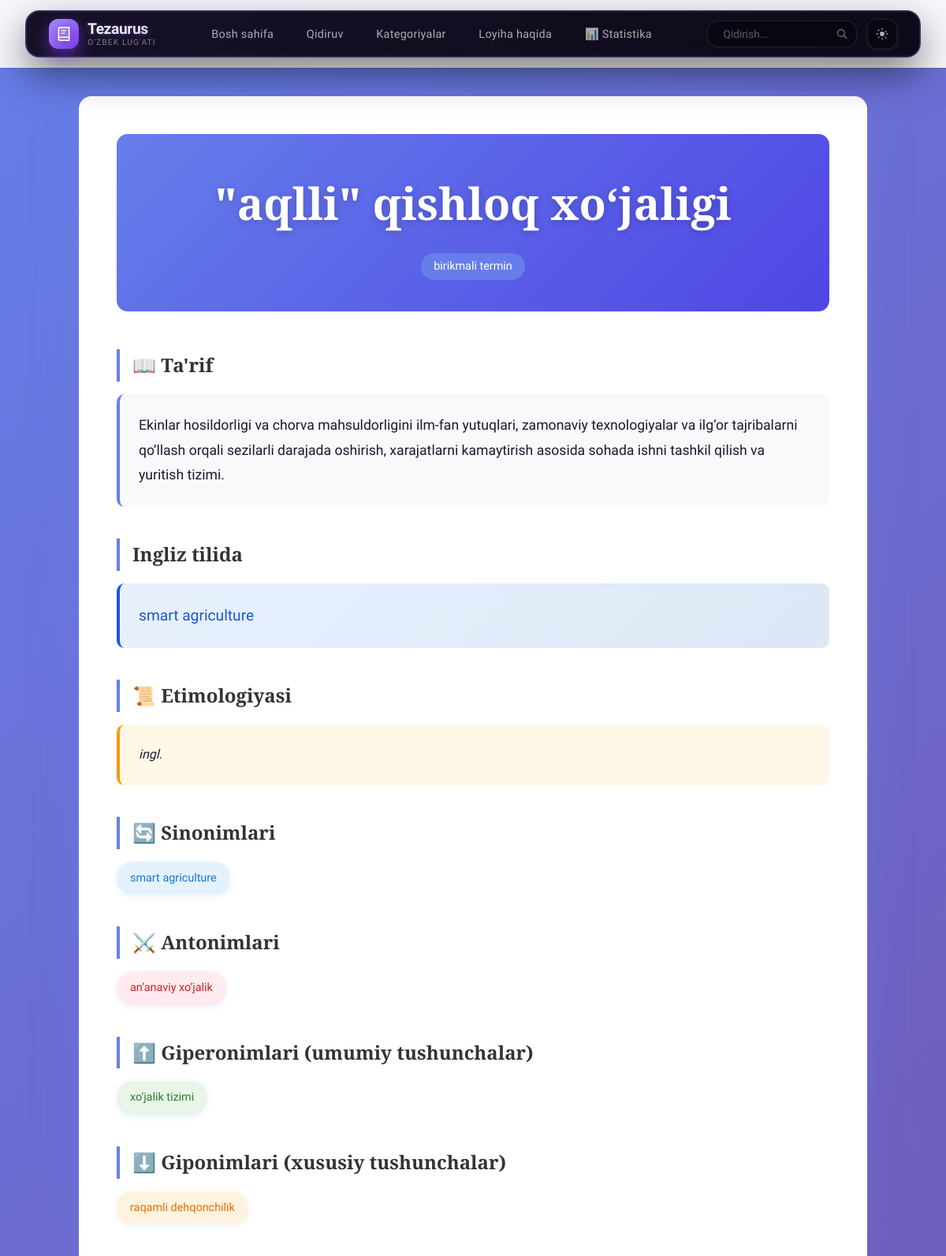
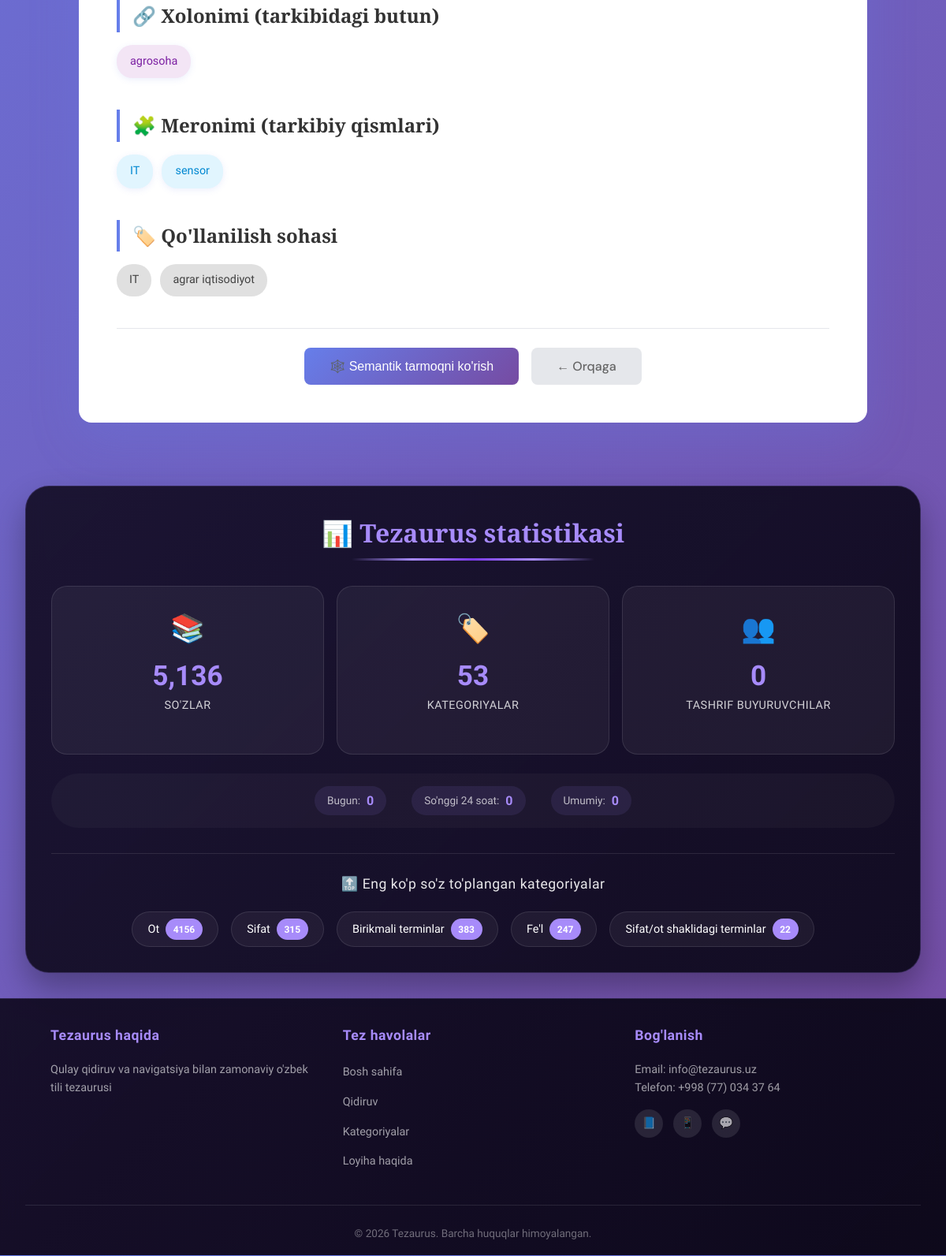
The page /word/"aqlli" qishloq xo‘jaligi on the database its author committed (2 pictures, top to bottom).
### models.py (models this page shows, shortened)
class Word(db.Model):
    id = db.Column(db.Integer, primary_key=True)
    word = db.Column(db.String(100), nullable=False, index=True)  # unique=True ni olib tashladik!
    definition = db.Column(db.Text, nullable=False)
    etymology = db.Column(db.Text)
    translation_en = db.Column(db.String(200))
    categories = db.relationship('WordCategory', backref='word_item', lazy='dynamic', cascade='all, delete-orphan')
    synonyms = db.relationship('WordSynonym', backref='word_item', lazy='dynamic', cascade='all, delete-orphan')
    antonyms = db.relationship('WordAntonym', backref='word_item', lazy='dynamic', cascade='all, delete-orphan')
    hyperonyms = db.relationship('WordHyperonym', backref='word_item', lazy='dynamic', cascade='all, delete-orphan')
    hyponyms = db.relationship('WordHyponym', backref='word_item', lazy='dynamic', cascade='all, delete-orphan')
    holonyms = db.relationship('WordHolonym', backref='word_item', lazy='dynamic', cascade='all, delete-orphan')
    meronyms = db.relationship('WordMeronym', backref='word_item', lazy='dynamic', cascade='all, delete-orphan')
    homonyms = db.relationship('WordHomonym', backref='word_item', lazy='dynamic', cascade='all, delete-orphan')
    paronyms = db.relationship('WordParonym', backref='word_item', lazy='dynamic', cascade='all, delete-orphan')
    usage_areas = db.relationship('WordUsageArea', backref='word_item', lazy='dynamic', cascade='all, delete-orphan')
    created_at = db.Column(db.DateTime, default=datetime.utcnow)
    updated_at = db.Column(db.DateTime, default=datetime.utcnow, onupdate=datetime.utcnow)

class WordCategory(db.Model):
    __tablename__ = 'word_category'
    id = db.Column(db.Integer, primary_key=True)
    word_id = db.Column(db.Integer, db.ForeignKey('word.id'), nullable=False)
    category = db.Column(db.String(50), nullable=False, index=True)

class WordSynonym(db.Model):
    __tablename__ = 'word_synonym'
    id = db.Column(db.Integer, primary_key=True)
    word_id = db.Column(db.Integer, db.ForeignKey('word.id'), nullable=False)
    related_word = db.Column(db.String(100), nullable=False, index=True)

class WordAntonym(db.Model):
    __tablename__ = 'word_antonym'
    id = db.Column(db.Integer, primary_key=True)
    word_id = db.Column(db.Integer, db.ForeignKey('word.id'), nullable=False)
    related_word = db.Column(db.String(100), nullable=False, index=True)

class WordHyperonym(db.Model):
    __tablename__ = 'word_hyperonym'
    id = db.Column(db.Integer, primary_key=True)
    word_id = db.Column(db.Integer, db.ForeignKey('word.id'), nullable=False)
    related_word = db.Column(db.String(100), nullable=False, index=True)

class WordHyponym(db.Model):
    __tablename__ = 'word_hyponym'
    id = db.Column(db.Integer, primary_key=True)
    word_id = db.Column(db.Integer, db.ForeignKey('word.id'), nullable=False)
    related_word = db.Column(db.String(100), nullable=False, index=True)

class WordHolonym(db.Model):
    __tablename__ = 'word_holonym'
    id = db.Column(db.Integer, primary_key=True)
    word_id = db.Column(db.Integer, db.ForeignKey('word.id'), nullable=False)
    related_word = db.Column(db.String(100), nullable=False, index=True)

class WordMeronym(db.Model):
    __tablename__ = 'word_meronym'
    id = db.Column(db.Integer, primary_key=True)
    word_id = db.Column(db.Integer, db.ForeignKey('word.id'), nullable=False)
    related_word = db.Column(db.String(100), nullable=False, index=True)

class WordUsageArea(db.Model):
    __tablename__ = 'word_usage_area'
    id = db.Column(db.Integer, primary_key=True)
    word_id = db.Column(db.Integer, db.ForeignKey('word.id'), nullable=False)
    area = db.Column(db.String(100), nullable=False, index=True)

### app.py (the view)
@app.route('/word/<word>')
def word_detail(word):
    try:
        db_word = Word.query.filter(Word.word.ilike(word)).first()
        if db_word:
            data = {
                'определение': db_word.definition,
                'translation_en': db_word.translation_en,
                'turkumi': [cat.category for cat in db_word.categories],
                'синонимы': [syn.related_word for syn in db_word.synonyms],
                'антонимы': [ant.related_word for ant in db_word.antonyms],
                'гиперонимы': [hyp.related_word for hyp in db_word.hyperonyms],
                'гипонимы': [hypo.related_word for hypo in db_word.hyponyms],
                'xolonim': [hol.related_word for hol in db_word.holonyms],
                'meronim': [mer.related_word for mer in db_word.meronyms],
                'omonim': [hom.related_word for hom in db_word.homonyms],
                'paronim': [par.related_word for par in db_word.paronyms],
                'qollanilishi': [area.area for area in db_word.usage_areas],
                'etimologiyasi': [db_word.etymology] if db_word.etymology else []
            }
            return render_template('word_detail.html', word=db_word.word, data=data)
    except Exception:
        pass
    return render_template('404.html'), 404

### templates/word_detail.html (shortened to what this page needs)
{% extends "base.html" %}
{% block content %}
<div class="word-detail-page">
    <div class="word-header">
        <h1>{{ word }}</h1>
        <div class="word-badges">
            {% if data.turkumi %}
                <span class="badge">{{ data.turkumi|join(', ') }}</span>
            {% endif %}
        </div>
    </div>
    <div class="word-sections">
        {% if data.определение %}
        <div class="word-section">
            <h2>📖 Ta'rif</h2>
            <div class="definition-text">
                {{ data.определение }}
            </div>
        </div>
        {% endif %}
        {% if data.translation_en %}
        <div class="word-section">
            <h2>Ingliz tilida</h2>
            <div class="translation-text">
                {{ data.translation_en }}
            </div>
        </div>
        {% endif %}
        {% if data.etimologiyasi %}
        <div class="word-section">
            <h2>📜 Etimologiyasi</h2>
            <div class="etymology-text">
                {% for etim in data.etimologiyasi %}
                    <p>{{ etim }}</p>
                {% endfor %}
            </div>
        </div>
        {% endif %}
        {% if data.синонимы %}
        <div class="word-section">
            <h2>🔄 Sinonimlari</h2>
            <div class="word-tags">
                {% for synonym in data.синонимы %}
                <a href="{{ url_for('word_detail', word=synonym) }}" class="word-tag synonym">{{ synonym }}</a>
                {% endfor %}
            </div>
        </div>
        {% endif %}
        {% if data.антонимы %}
        <div class="word-section">
            <h2>⚔️ Antonimlari</h2>
            <div class="word-tags">
                {% for antonym in data.антонимы %}
                <a href="{{ url_for('word_detail', word=antonym) }}" class="word-tag antonym">{{ antonym }}</a>
                {% endfor %}
            </div>
        </div>
        {% endif %}
        {% if data.гиперонимы %}
        <div class="word-section">
            <h2>⬆️ Giperonimlari (umumiy tushunchalar)</h2>
            <div class="word-tags">
                {% for hyperonym in data.гиперонимы %}
                <a href="{{ url_for('word_detail', word=hyperonym) }}" class="word-tag hyperonym">{{ hyperonym }}</a>
                {% endfor %}
            </div>
        </div>
        {% endif %}
        {% if data.гипонимы %}
        <div class="word-section">
            <h2>⬇️ Giponimlari (xususiy tushunchalar)</h2>
            <div class="word-tags">
                {% for hyponym in data.гипонимы %}
                <a href="{{ url_for('word_detail', word=hyponym) }}" class="word-tag hyponym">{{ hyponym }}</a>
                {% endfor %}
            </div>
        </div>
        {% endif %}
        {% if data.xolonim %}
        <div class="word-section">
            <h2>🔗 Xolonimi (tarkibidagi butun)</h2>
            <div class="word-tags">
                {% for holonym in data.xolonim %}
                <a href="{{ url_for('word_detail', word=holonym) }}" class="word-tag holonym">{{ holonym }}</a>
                {% endfor %}
            </div>
        </div>
        {% endif %}
        {% if data.meronim %}
        <div class="word-section">
            <h2>🧩 Meronimi (tarkibiy qismlari)</h2>
            <div class="word-tags">
                {% for meronym in data.meronim %}
                <span class="word-tag meronym">{{ meronym }}</span>
                {% endfor %}
            </div>
        </div>
        {% endif %}
        {% if data.qollanilishi %}
        <div class="word-section">
            <h2>🏷️ Qo'llanilish sohasi</h2>
            <div class="word-tags">
                {% for field in data.qollanilishi %}
                <span class="field-tag">{{ field }}</span>
                {% endfor %}
            </div>
        </div>
        {% endif %}
    </div>
    <div class="word-actions">
        <button onclick="showSemanticNetworkModal('{{ word }}')" class="semantic-action-btn">
            🕸️ Semantik tarmoqni ko'rish
        </button>
        <button onclick="history.back()" class="back-btn">← Orqaga</button>
    </div>
</div>
{% endblock %}

### templates/base.html (shortened to what this page needs)
<!DOCTYPE html>
<html lang="uz">
<head>
    <link rel="stylesheet" href="{{ url_for('static', filename='css/style.css') }}">
</head>
<body>
    <nav class="navbar" id="navbar">
        <div class="nav-inner">
            <a href="{{ url_for('index') }}" class="nav-logo">
                <div class="logo-icon">
                </div>
                <div class="logo-wordmark">
                    <span class="logo-title">Tezaurus</span>
                    <span class="logo-sub">O'zbek lug'ati</span>
                </div>
            </a>
            <ul class="nav-links" id="navLinks">
                <li><a href="{{ url_for('index') }}" class="nav-link {% if request.endpoint == 'index' %}active{% endif %}">Bosh sahifa</a></li>
                <li><a href="{{ url_for('search') }}" class="nav-link {% if request.endpoint == 'search' %}active{% endif %}">Qidiruv</a></li>
                <li><a href="{{ url_for('categories') }}" class="nav-link {% if request.endpoint == 'categories' %}active{% endif %}">Kategoriyalar</a></li>
                <li><a href="{{ url_for('about') }}" class="nav-link {% if request.endpoint == 'about' %}active{% endif %}">Loyiha haqida</a></li>
                <li><a href="{{ url_for('agriculture_stats') }}" class="nav-link">📊 Statistika</a></li>
            </ul>
            <div class="nav-right">
                <div class="nav-search">
                    <form action="{{ url_for('search') }}" method="GET" class="search-form" id="searchForm">
                        <input type="text" name="q" placeholder="Qidirish..." class="search-input" id="searchInput" autocomplete="off">
                        <button type="submit" class="search-btn">
                            <svg viewBox="0 0 24 24" fill="none" stroke="currentColor" stroke-width="2.2" stroke-linecap="round" stroke-linejoin="round">
                                <circle cx="11" cy="11" r="7"/>
                                <line x1="16.5" y1="16.5" x2="22" y2="22"/>
                            </svg>
                        </button>
                    </form>
                </div>
                <button class="theme-btn" id="themeBtn" title="Dizayn sozlamalari">
                    <svg viewBox="0 0 24 24">
                        <circle cx="12" cy="12" r="3" fill="currentColor"/>
                        <path d="M12 5v-3M12 22v-3M5 12h-3M22 12h-3M7.05 7.05l-2.1-2.1M19.05 19.05l-2.1-2.1M19.05 7.05l-2.1 2.1M7.05 19.05l-2.1-2.1"
                              stroke="currentColor" stroke-width="1.8" fill="none"/>
                    </svg>
                </button>
            </div>
        </div>
    </nav>
    <main class="main-content">
        {% block content %}{% endblock %}
    </main>
    <div class="stats-wrapper">
        <div class="stats-showcase">
            <div class="stats-header">
                <h2>📊 <span>Tezaurus statistikasi</span></h2>
            </div>
            <div class="stats-grid-horizontal">
                <div class="stat-item-horizontal">
                    <div class="stat-icon-horizontal">📚</div>
                    <div class="stat-value-horizontal" id="homeWordCount">0</div>
                    <div class="stat-label-horizontal">So'zlar</div>
                </div>
                <div class="stat-item-horizontal">
                    <div class="stat-icon-horizontal">🏷️</div>
                    <div class="stat-value-horizontal" id="homeCategoryCount">0</div>
                    <div class="stat-label-horizontal">Kategoriyalar</div>
                </div>
                <div class="stat-item-horizontal">
                    <div class="stat-icon-horizontal">👥</div>
                    <div class="stat-value-horizontal" id="homeVisitorCount">0</div>
                    <div class="stat-label-horizontal">Tashrif buyuruvchilar</div>
                </div>
            </div>
            <div class="visitor-stats-row">
                <div class="visitor-stat">
                    <span class="visitor-stat-label">Bugun:</span>
                    <span class="visitor-stat-value" id="todayVisitors">0</span>
                </div>
                <div class="visitor-stat">
                    <span class="visitor-stat-label">So'nggi 24 soat:</span>
                    <span class="visitor-stat-value" id="activeVisitors">0</span>
                </div>
                <div class="visitor-stat">
                    <span class="visitor-stat-label">Umumiy:</span>
                    <span class="visitor-stat-value" id="totalVisitors">0</span>
                </div>
            </div>
            <div class="top-categories-compact">
                <h3>🔝 Eng ko'p so'z to'plangan kategoriyalar</h3>
                <div class="categories-row" id="topCategories">
                </div>
            </div>
        </div>
    </div>
    <footer class="footer">
        <div class="footer-container">
            <div class="footer-section">
                <h3>Tezaurus haqida</h3>
                <p>Qulay qidiruv va navigatsiya bilan zamonaviy o'zbek tili tezaurusi</p>
            </div>
            <div class="footer-section">
                <h3>Tez havolalar</h3>
                <ul>
                    <li><a href="{{ url_for('index') }}">Bosh sahifa</a></li>
                    <li><a href="{{ url_for('search') }}">Qidiruv</a></li>
                    <li><a href="{{ url_for('categories') }}">Kategoriyalar</a></li>
                    <li><a href="{{ url_for('about') }}">Loyiha haqida</a></li>
                </ul>
            </div>
            <div class="footer-section">
                <h3>Bog'lanish</h3>
                <p>Email: info@tezaurus.uz</p>
                <p>Telefon: +998 (77) 034 37 64</p>
                <div class="social-links">
                    <a href="#" class="social-link">📘</a>
                    <a href="#" class="social-link">📱</a>
                    <a href="#" class="social-link">💬</a>
                </div>
            </div>
        </div>
        <div class="footer-bottom">
            <p>&copy; 2026 Tezaurus. Barcha huquqlar himoyalangan.</p>
        </div>
    </footer>
</body>
</html>

### rows shown on the page
Word: word "\"aqlli\" qishloq xo‘jaligi", определение "Ekinlar hosildorligi va chorva mahsuldorligini ilm-fan yutuqlari, zamonaviy texnologiyalar va ilg‘or tajribalarni qo‘llash orqali sezilarli darajada oshirish, xarajatlarni kamaytirish asosida sohada ishni tashkil qilish va yuritish tizimi.", translation_en "smart agriculture", etymology "ingl."
WordCategory: turkumi "birikmali termin"
WordSynonym: related_word "smart agriculture"
WordAntonym: related_word "an’anaviy xo‘jalik"
WordHyperonym: related_word "xo‘jalik tizimi"
WordHyponym: related_word "raqamli dehqonchilik"
WordHolonym: related_word "agrosoha"
WordMeronym: related_word "IT"
WordMeronym: related_word "sensor"
WordUsageArea: area "IT"
WordUsageArea: area "agrar iqtisodiyot"
